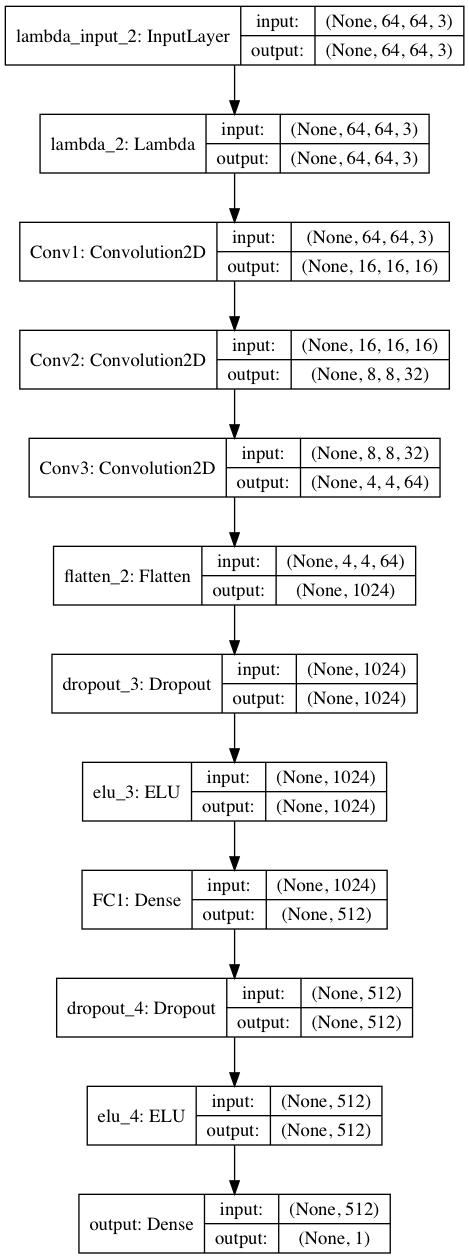

Here is the Python script that generated this plot:
import os, time, math, random, cv2, json, shutil
import matplotlib.pyplot as plt
import pandas as pd
import numpy as np
from tqdm import tqdm_notebook

import keras
from keras.preprocessing.image import *
from keras.models import Sequential, Model
from keras.layers import Convolution2D, Flatten, MaxPooling2D, Lambda, ELU
from keras.layers.core import Dropout, Dense, Activation
from keras.optimizers import Adam
from keras.callbacks import Callback
from keras.layers.normalization import BatchNormalization
from keras.regularizers import l2

from IPython.display import display
from pathlib import Path
import json

driving_data = pd.read_csv("driving_log.csv", index_col = False)
driving_data.columns = ['center', 'left', 'right', 'steering_angle', 'throttle', 'brake', 'speed']

# 1. Flip horizontally
def horizontal_flip(img, steering_angle):
    """
    Flips the image horizontally and corrects the steering angle

    Parameters
    ----------
    img             : image being passed in
    steering_angle  : steering angle corresponding to the image

    Returns
    -------
    The new image flipped horizontally
    """
    flipped = cv2.flip(img, 1) # positive (>0) flip code means flipping about y-axis
    steering_angle = steering_angle * -1 # change sign of steering angle to account for flip
    return flipped, steering_angle

# 2. Brighness shift
BRIGHT_VAL = 0.5
def brightness_shift(img):
    """
    Converts to HSV color space to change brightness (luminosity) and returns new image

    Parameters
    ----------
    img    : image being passed in

    Returns
    -------
    The new image with randomly augmented brightness
    """
    img_new = cv2.cvtColor(img, cv2.COLOR_RGB2HSV) # convert color spaces
    random_bright_val = BRIGHT_VAL + np.random.uniform() # random coefficient to shift brightness by
    img_new[:,:,2] = img_new[:,:,2] * random_bright_val
    img_new = cv2.cvtColor(img_new, cv2.COLOR_HSV2RGB) # convert back to RGB
    return img_new

# 3./4. Height and width shift
WIDTH_SHIFT = 100
HEIGHT_SHIFT = 50
def height_width_shift(img, steer, translate_range):
    """
    Shifts the image in the x and y directions based on specified height and width shifts

    Parameters
    ----------
    img             : image being passed in
    steer           : steering angle
    translate_range : maximum translation

    Returns
    -------
    The new image translated in the x and y directions
    """
    rows, columns, channels = img.shape

#     y
#     ^
#     |
#     |____> x

    translate_x = WIDTH_SHIFT * np.random.uniform() - WIDTH_SHIFT / 2
    translate_y = HEIGHT_SHIFT * np.random.uniform() - HEIGHT_SHIFT / 2
    transform = np.float32([[1, 0 , translate_x], [0, 1, translate_y]])
    steering_angle = steer + translate_x/translate_range * 2 * .2

    transformed_img = cv2.warpAffine(img, transform, (columns, rows)) # example warpAffine from http://docs.opencv.org/trunk/da/d6e/tutorial_py_geometric_transformations.html
    return transformed_img, steering_angle, translate_x

threshold = 1
img_rows = 64
img_columns = 64
img_channels = 3

# Preprocess image files
def preprocessImage(img):
    """
    Removes the irrelevant areas of the image (car hood and above horizon) and resizes the
    image to the specified dimensions

    Parameters
    ----------
    img             : image being passed in

    Returns
    -------
    The new image cropped and resized
    """
    shape = img.shape
    img = img[math.floor(shape[0]/4) : shape[0] - 25, 0:shape[1]]
    img = cv2.resize(img, (img_columns, img_rows), interpolation = cv2.INTER_AREA)
    return img

def process_new_image(name):
    """
    Import and normalize new images

    Parameters
    ----------
    name             : name of image file

    Returns
    -------
    An image
    """
    #preprocess the image
    img = cv2.imread(name)
    img = cv2.cvtColor(img, cv2.COLOR_BGR2RGB)
    img = img/255.-.5
    return img

# small angle shift to account for the three cameras
CAMERA_SHIFT = 0.25

def preprocess_image_train(csv_line):
    """
    Imports each training image (left, right, and center) and shifts the left
    and right images to account for the offset from the center camera. Then,
    each augmentation function above is applied and the image is augmented.

    Parameters
    ----------
    csv_line             : .csv file containging the image locations and other
                           parameters such as the steering angle

    Returns
    -------
    The new image as an array and the corresponding steering angle.
    """
    k = np.random.randint(3) # one each for center, left, right

    if (k == 0):
        file = csv_line["left"][0].strip()
        view_shift = CAMERA_SHIFT
    elif(k == 1):
        file = csv_line["center"][0].strip()
        view_shift = 0
    elif(k == 2):
        file = csv_line["right"][0].strip()
        view_shift = -CAMERA_SHIFT

    steering_angle = csv_line["steering_angle"][0] + view_shift

    img = cv2.imread(file)
    img = cv2.cvtColor(img, cv2.COLOR_BGR2RGB)
    img, steering_angle, translate_x = height_width_shift(img, steering_angle, 100)
    img = brightness_shift(img)
    img = preprocessImage(img)
    img = np.array(img)

    # randomly flip the image
    if np.random.random() < 0.5:
        img, steering_angle = horizontal_flip(img, steering_angle)

    return img, steering_angle

def preprocess_image_predict(csv_line):
    path = csv_line['center'][0].strip()
    img = cv2.imread(path)
    img = cv2.cvtColor(img, cv2.COLOR_BGR2RGB)
    img = preprocessImage(img)
    img = np.array(img)
    return img

def generate_batch_train(data, batch_size = 32):
    batch_images = np.zeros((batch_size, img_rows, img_columns, img_channels))
    steering_batch = np.zeros(batch_size)

    while 1:
        for batch_index in range(batch_size):
            index = np.random.randint(len(data))
            line_data = data.iloc[[index]].reset_index()

            keep = 0
            while keep == 0:
                x, y = preprocess_image_train(line_data)

                if abs(y) < 0.15:
                    ind = np.random.uniform()
                    if ind > threshold:
                        keep = 1
                else:
                    keep = 1

            batch_images[batch_index] = x
            steering_batch[batch_index] = y
        yield batch_images, steering_batch

def generate_batch_valid(data):
    while 1:
        for line_index in range(len(data)):
            line_data = data.iloc[[line_index]].reset_index()
            x = preprocess_image_predict(data)
            x = x.reshape(1, x.shape[0], x.shape[1], x.shape[2])
            y = line_data['steering_angle'][0]
            y = np.array([[y]])
            yield x, y

def get_model():
    model = Sequential()
    model.add(Lambda(lambda x: x/127.5 - 1., input_shape=(img_rows, img_columns, img_channels), output_shape=(img_rows, img_columns, img_channels)))
    model.add(Convolution2D(16, 8, 8, subsample=(4, 4), border_mode="same", activation='elu', name='Conv1'))
    model.add(Convolution2D(32, 5, 5, subsample=(2, 2), border_mode="same", activation='elu', name='Conv2'))
    model.add(Convolution2D(64, 5, 5, subsample=(2, 2), border_mode="same", activation='elu', name='Conv3'))
    model.add(Flatten())
    model.add(Dropout(.2))
    model.add(ELU())
    model.add(Dense(512, activation='elu', name='FC1'))
    model.add(Dropout(.5))
    model.add(ELU())
    model.add(Dense(1, name='output'))
    return model

model = get_model()
adam = Adam(lr=1e-4, beta_1=0.9, beta_2=0.999, epsilon=1e-08, decay=0.0)
model.compile(optimizer=adam, loss='mse', metrics = [])

class LifecycleCallback(keras.callbacks.Callback):

    def on_epoch_begin(self, epoch, logs={}):
        pass

    def on_epoch_end(self, epoch, logs={}):
        global threshold
        threshold = 1 / (epoch + 1)

    def on_batch_begin(self, batch, logs={}):
        pass

    def on_batch_end(self, batch, logs={}):
        self.losses.append(logs.get('loss'))

    def on_train_begin(self, logs={}):
        print('BEGIN TRAINING')
        self.losses = []

    def on_train_end(self, logs={}):
        print('END TRAINING')

BATCH = 256
val = len(driving_data)

lifecycle_callback = LifecycleCallback()

validation_generator = generate_batch_valid(driving_data)
train_generator = generate_batch_train(driving_data, BATCH)

nb_vals = np.round(len(driving_data)/val) - 1
history = model.fit_generator(train_generator,
                              validation_data = validation_generator,
                              samples_per_epoch = 20224, nb_epoch= 50,
                              nb_val_samples = val, verbose = 1,
                              callbacks = [lifecycle_callback])

model.save('model_test.h5')
